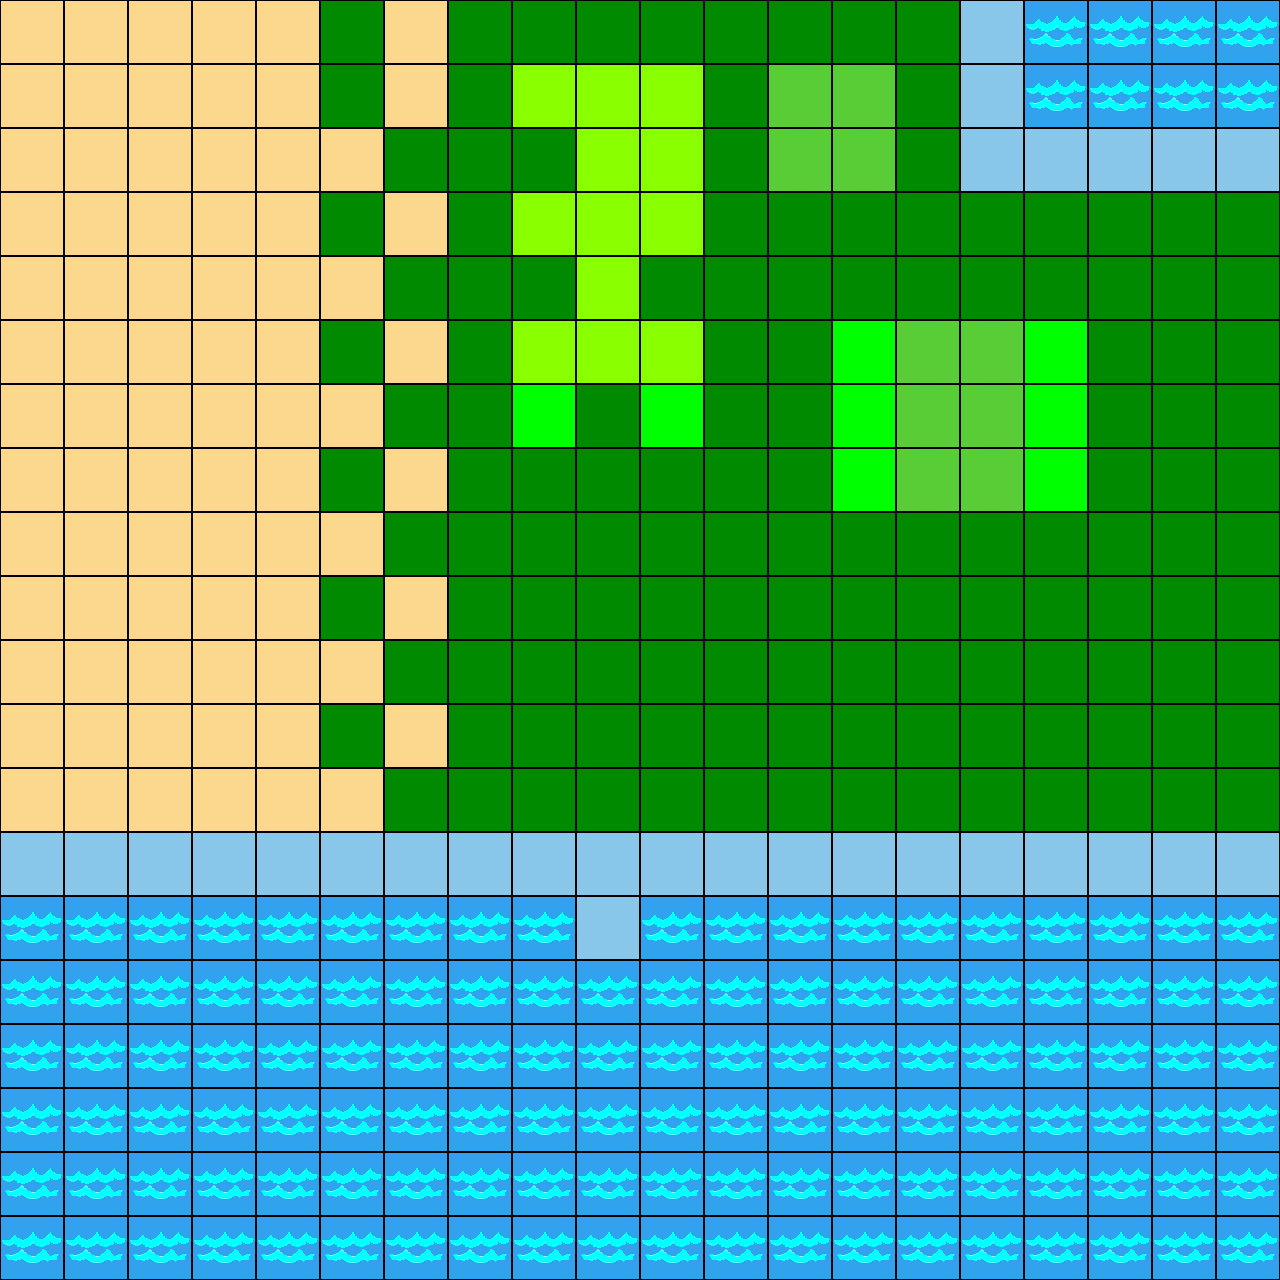

Rendered tile map (Tiled .tmx) drawn with the repository's tilesets; below, a short description and the map source with its tile grids summarised:
An orthogonal 20x20 tile map with 64x64 px tiles, 1 tile layer (Fondo).

<map version="1.0" orientation="orthogonal" width="20" height="20" tilewidth="64" tileheight="64">
 <tileset firstgid="1" name="asset64" tilewidth="64" tileheight="64">
  <image source="../images/asset64.png" width="512" height="384" />
 </tileset>
 <layer name="Fondo" width="20" height="20">
  <data>[400 cells, 400 non-empty, 8 distinct tile ids]</data>
 </layer>
</map>